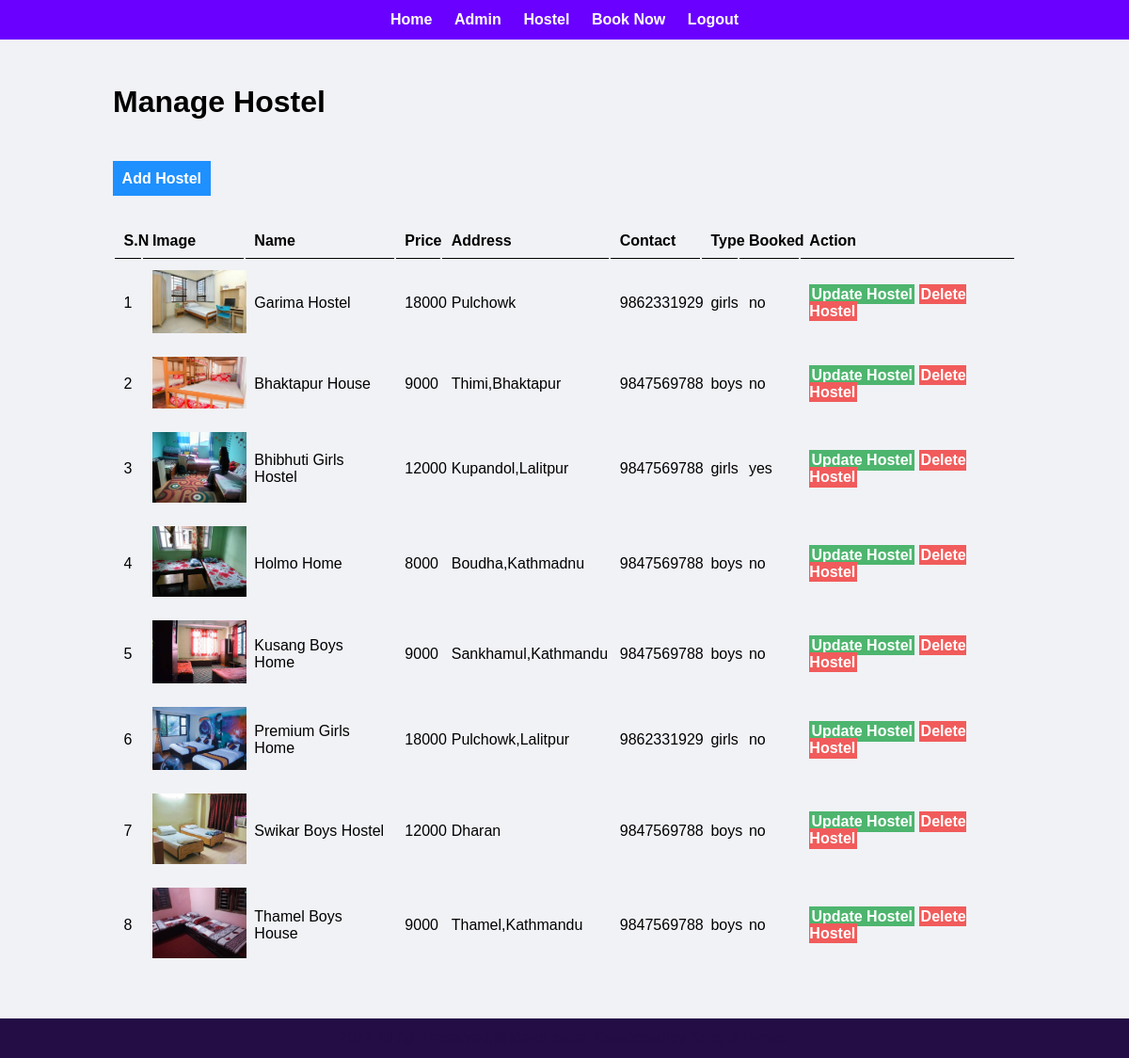
Screenshot of /MeroHostel-1-2aac2800df6ca63d73cc622ba962aea38014fe50/Admin/manage-hostel.php with the database file from the repository.
### tables this page shows
CREATE TABLE `hostels` (
  `id` int(11) NOT NULL,
  `image_name` varchar(255) NOT NULL,
  `name` varchar(250) NOT NULL,
  `price` decimal(10,0) NOT NULL,
  `address` varchar(50) NOT NULL,
  `contact` varchar(20) NOT NULL,
  `type` varchar(10) NOT NULL,
  `booked` varchar(25) NOT NULL,
  `description` text NOT NULL
);

### MeroHostel-1-2aac2800df6ca63d73cc622ba962aea38014fe50/Admin/manage-hostel.php (the view, shortened to what this page needs)
<?php include('partials/menu.php');?>
<div class="main-content">
    <div class="wrapper">
        <h1>Manage Hostel</h1>
        <br/><br/><br/>
                 <a href="<?php echo SITEURL; ?>admin/add-hostel.php" class="btn-primary">Add Hostel</a>
                 <br/><br/><br/>
                <table class="tbl-full">
                    <tr>
                        <th>S.N</th>
                        <th>Image</th>
                        <th>Name</th>
                        <th>Price</th>
                        <th>Address</th>
                        <th>Contact</th>
                        <th>Type</th>
                        <th>Booked</th>
                        <th>Action</th>
                    </tr>
                    <?php
                            $sql = "SELECT * FROM hostels";
                            $res = mysqli_query($conn, $sql);
                            $count = mysqli_num_rows($res);
                            $sn=1;
                            if($count>0)
                            {
                                while($row = mysqli_fetch_assoc($res))
                                {
                                    $id = $row['id'];
                                    $image_name = $row['image_name'];
                                    $name = $row['name'];
                                    $price = $row['price'];
                                    $address = $row['address'];
                                    $contact = $row['contact'];
                                    $type = $row['type'];
                                    $booked = $row['booked'];
                                   ?>
                                    <tr>
                                        <td><?php echo $sn++;?></td>
                                        <td>
                                            <?php
                                                if($image_name=="")
                                                {
                                                    echo "<div class='error'>Image not added</div>";
                                                }
                                                else
                                                {
                                                    ?>
                                                    <img src="<?php echo SITEURL; ?>images/hostel/<?php echo $image_name;?>" width="100px">
                                                    <?php
                                                }
                                            ?>
                                        </td>
                                        <td><?php echo $name;?></td>
                                        <td><?php echo $price;?></td>
                                        <td><?php echo $address;?></td>
                                        <td><?php echo $contact;?></td>
                                        <td><?php echo $type;?></td>
                                        <td><?php echo $booked;?></td>
                                        <td>
                                            <a href="<?php echo SITEURL; ?>admin/update-hostel.php?id=<?php echo $id; ?>" class="btn-secondary">Update Hostel</a>
                                            <a href="<?php echo SITEURL; ?>admin/delete-hostel.php?id=<?php echo $id; ?>&image_name=<?php echo $image_name; ?>" class="btn-danger">Delete Hostel</a>
                                        </td>
                                    </tr>
                                    <?php
                                }
                            }
                            else
                            {
                                echo "<tr><td colspan='8' class='error'>Hostel not added yet</td></tr>";
                            }
                        ?>
                </table>
    </div>
</div>
<?php include('partials/footer.php'); ?>

### MeroHostel-1-2aac2800df6ca63d73cc622ba962aea38014fe50/Admin/partials/menu.php (shortened to what this page needs)
<!DOCTYPE HTML>
<html lang="en">
<head>
    <link rel="stylesheet" href="../css/admin.css">
</head>
    <body>
        <div class="menu text-center">
            <div class="wrapper">
                <ul>
                    <li><a href="index.php">Home</a></li>
                    <li><a href="manage-admin.php">Admin</a></li>
                    <li><a href="manage-hostel.php">Hostel</a></li>
                    <li><a href="manage-booking.php">Book Now</a></li>
                    <li><a href="logout.php">Logout</a></li>
                </ul>
            </div>
        </div>

### MeroHostel-1-2aac2800df6ca63d73cc622ba962aea38014fe50/Admin/partials/footer.php
<div class="footer">
             <div class="wrapper">
                <p class="text-center">2022 All right reserved,@MeroHostel</a>. Developed by Suraj & Bimas.</p>
            </div>
        </div>
    </body>
</html>

### MeroHostel-1-2aac2800df6ca63d73cc622ba962aea38014fe50/css/admin.css (style rules this page uses)
* { margin: 0; padding: 0; font-family:Arial, Helvetica, sans-serif; }
.wrapper { padding: 1%; width: 80%; margin: 0 auto; }
.text-center { text-align: center; }
.tbl-full { width: 100%; }
table tr th { border-bottom: 1px solid black; padding:1%; text-align:left; }
table tr td { padding:1%; }
.btn-primary { background-color: #1e90ff; padding: 1%; color: white; text-decoration: none; font-weight: bold; }
.btn-secondary { background-color: #4db56e; padding: 1%; color: white; text-decoration: none; font-weight: bold; }
.btn-danger { background-color: #f15b5b; padding: 1%; color: white; text-decoration: none; font-weight: bold; }
.menu { text-align: center; background-color:#6a00ff; }
.menu ul li { display: inline; padding: 1%; }
.menu ul li a { text-decoration: none; font-weight: bold; color:white; }
.main-content { padding: 3% 0; background-color: #f1f2f6; }
.footer { background-color:#240c45; color: #240c45; }

### rows the page displays
hostels: image_name (picture), name "Garima Hostel", price "18000", address "Pulchowk", contact "9862331929", type "girls", booked "no"
hostels: image_name (picture), name "Bhaktapur House", price "9000", address "Thimi,Bhaktapur", contact "9847569788", type "boys", booked "no"
hostels: image_name (picture), name "Bhibhuti Girls Hostel", price "12000", address "Kupandol,Lalitpur", contact "9847569788", type "girls", booked "yes"
hostels: image_name (picture), name "Holmo Home", price "8000", address "Boudha,Kathmadnu", contact "9847569788", type "boys", booked "no"
hostels: image_name (picture), name "Kusang Boys Home", price "9000", address "Sankhamul,Kathmandu", contact "9847569788", type "boys", booked "no"
hostels: image_name (picture), name "Premium Girls Home", price "18000", address "Pulchowk,Lalitpur", contact "9862331929", type "girls", booked "no"
hostels: image_name (picture), name "Swikar Boys Hostel", price "12000", address "Dharan", contact "9847569788", type "boys", booked "no"
hostels: image_name (picture), name "Thamel Boys House", price "9000", address "Thamel,Kathmandu", contact "9847569788", type "boys", booked "no"
